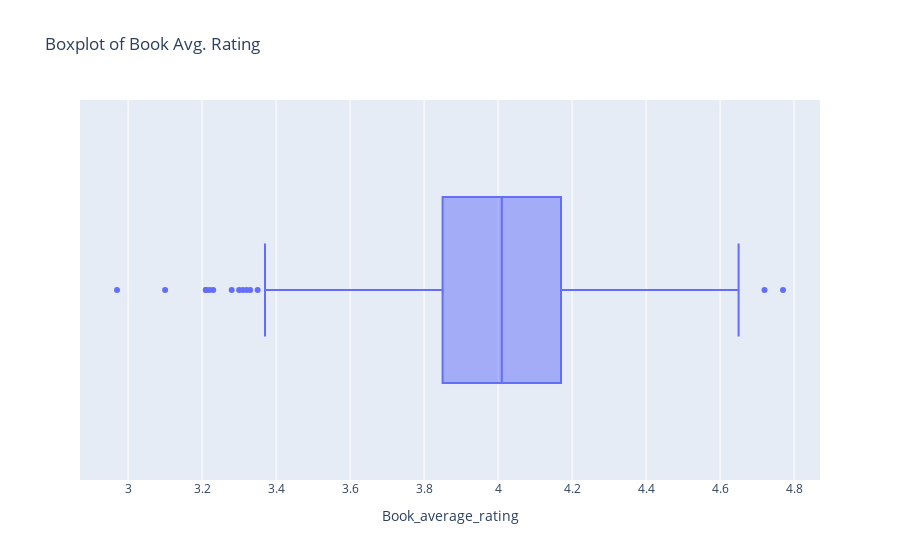

The notebook cell this image was saved under:
### Code cell
# box plot to check for outliers
fig = px.box(data, x='Book_average_rating', title='Boxplot of Book Avg. Rating')
fig.show()

### Figure 1 — Plotly figure (JSON) as saved in the notebook; plotly's stock layout.template omitted (floating-point values rounded to 4 significant figures; data arrays with more than 128 entries replaced by an {"elided": "..."} marker saying what was removed)
{"data": [{"alignmentgroup": "True", "hovertemplate": "Book_average_rating=%{x}<extra></extra>", "legendgroup": "", "marker": {"color": "#636efa"}, "name": "", "notched": false, "offsetgroup": "", "orientation": "h", "showlegend": false, "type": "box", "x": {"elided": "998 float values"}, "x0": " ", "xaxis": "x", "y0": " ", "yaxis": "y"}], "layout": {"boxmode": "group", "legend": {"tracegroupgap": 0}, "title": {"text": "Boxplot of Book Avg. Rating"}, "xaxis": {"anchor": "y", "domain": [0, 1], "title": {"text": "Book_average_rating"}}, "yaxis": {"anchor": "x", "domain": [0, 1]}}}
